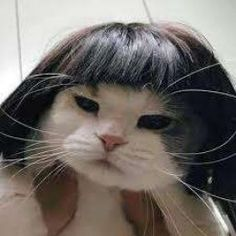
#> input picture CV_Builder_Series/9c1318551dbc9159f5bcceb977bd7c94.jpg, 236 x 236 px, found by its file name
$ python task_6.5.py
#> lines starting #> are read from the running program, lines starting #| are printed output that depends on the picture; after the words box and inside, x2 and y2 are one past the last pixel; in counts of white or black regions, pixels touching at a corner belong together
# Importing OpenCV Library
import cv2

# Relative or absolute path of the input image file
path = r"C:\Users\rohan\OneDrive\Desktop\Build club\CV_Builder_Series\9c1318551dbc9159f5bcceb977bd7c94.jpg"

# reading image (by default the flag is 1 if not specified)
image = cv2.imread(path)
#> image is the input picture: shape (236, 236, 3); mean B, G, R 102.6, 107.3, 113.5

edges = cv2.Canny(image, 200, 300)
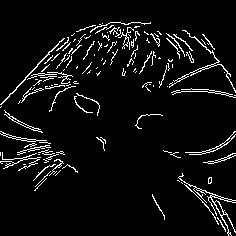
#> edges: shape (236, 236); 5.9% white in thin lines or dots

contours, hierarchy = cv2.findContours(edges, cv2.RETR_EXTERNAL, cv2.CHAIN_APPROX_NONE)
#> contours = 128 contours, 118 with area under 20; largest, box (x1, y1, x2, y2) and area: (178, 173, 236, 236) 163, (169, 30, 236, 93) 111, (4, 110, 43, 133) 75, (0, 131, 47, 142) 68, (185, 131, 236, 155) 64
contoured = image.copy()
cv2.drawContours(contoured, contours, -1, (0, 255, 0), 3)
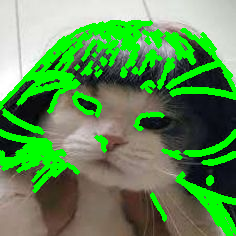
#> contoured: shape (236, 236, 3); mean B, G, R 84.3, 144.4, 94.6

# Display image in a window
cv2.imshow("Output", image)
cv2.imshow("Edges", contoured)

# Wait until any key press (press any key to close the window)
cv2.waitKey()
# kill all the windows
cv2.destroyAllWindows()

$ run again, with CV_Builder_Series/f90a84272a0eb8729a55816ac563d677.jpg copied over CV_Builder_Series/9c1318551dbc9159f5bcceb977bd7c94.jpg
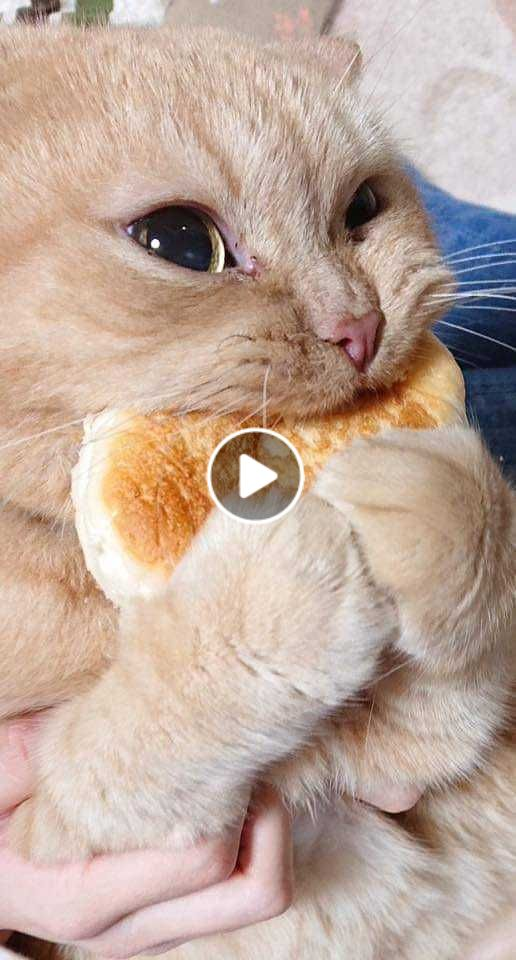
#> input picture CV_Builder_Series/f90a84272a0eb8729a55816ac563d677.jpg, 516 x 960 px, found by its file name
#> image is the input picture: shape (960, 516, 3); mean B, G, R 155.6, 168.5, 191
#> `edges = cv2.Canny(image, 200, 300)`:
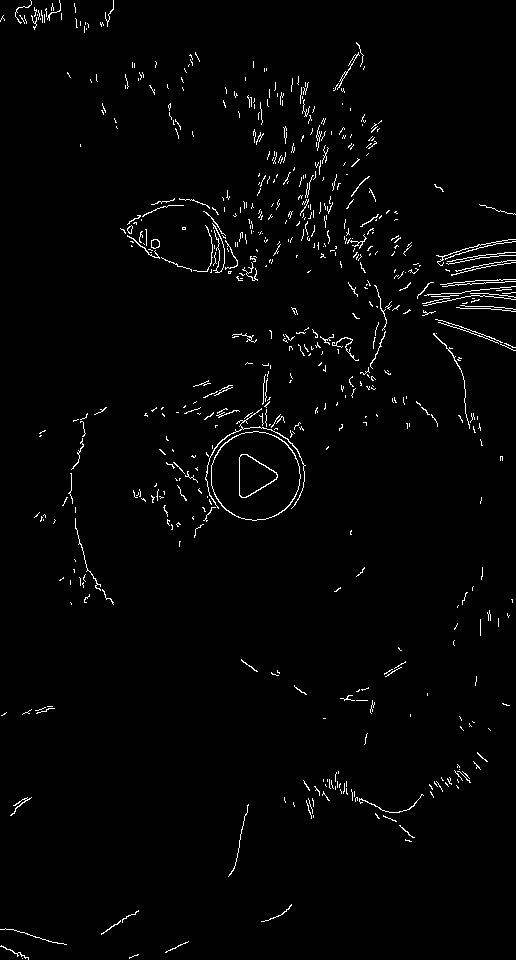
#> edges: shape (960, 516); 1.8% white in thin lines or dots
#> contours = 598 contours, 589 with area under 20; largest, box (x1, y1, x2, y2) and area: (211, 431, 301, 521) 6223, (205, 408, 306, 509) 66, (151, 239, 160, 249) 63, (337, 52, 360, 90) 30, (433, 333, 470, 429) 26
#> `cv2.drawContours(contoured, contours, -1, (0, 255, 0), 3)`:
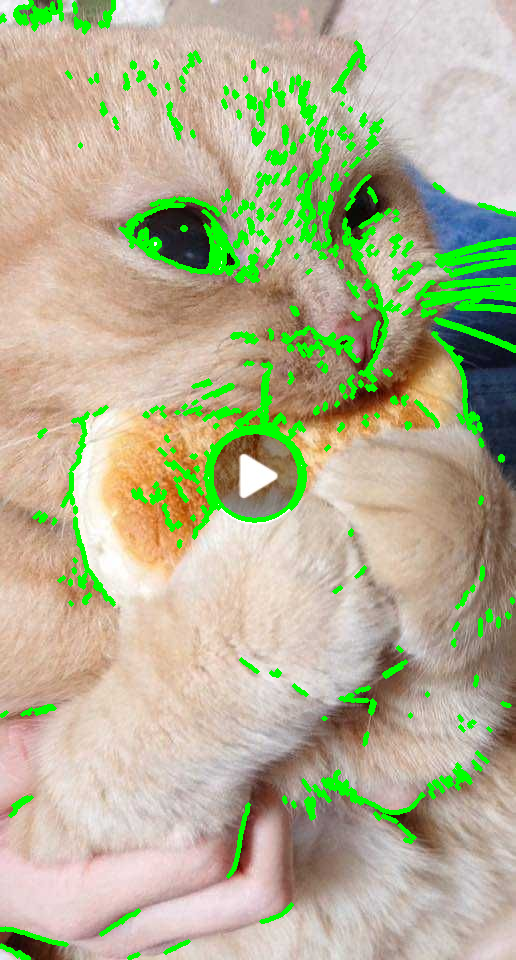
#> contoured: shape (960, 516, 3); 7.83% of pixels changed, all inside (x1, y1, x2, y2) = (0, 0, 516, 960)

$ run again, with CV_Builder_Series/images.jpeg copied over CV_Builder_Series/9c1318551dbc9159f5bcceb977bd7c94.jpg
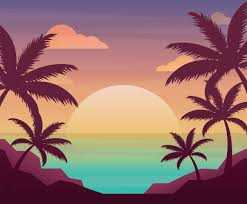
#> input picture CV_Builder_Series/images.jpeg, 247 x 204 px, found by its file name
#> image is the input picture: shape (204, 247, 3); mean B, G, R 107.5, 110.4, 148.2
#> `edges = cv2.Canny(image, 200, 300)`:
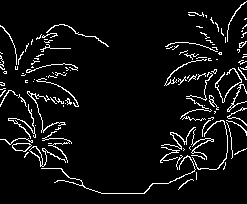
#> edges: shape (204, 247); 6.4% white in thin lines or dots
#> contours = 121 contours, 107 with area under 20; largest, box (x1, y1, x2, y2) and area: (12, 143, 32, 152) 113, (29, 146, 66, 167) 110, (41, 155, 196, 194) 39, (27, 91, 66, 133) 38, (215, 68, 242, 103) 36
#> `cv2.drawContours(contoured, contours, -1, (0, 255, 0), 3)`:
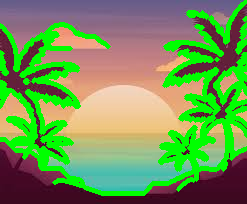
#> contoured: shape (204, 247, 3); mean B, G, R 84.7, 150.7, 113.6
